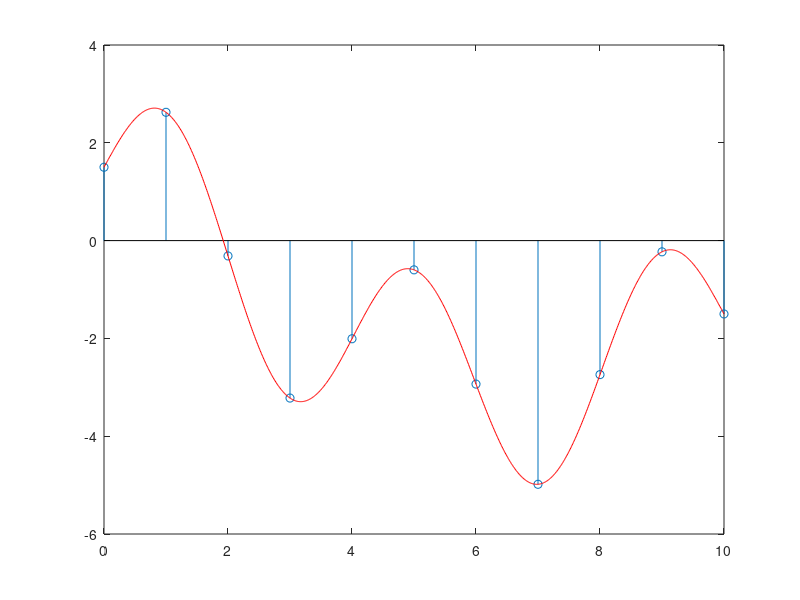

The MATLAB source for this figure:
clear all
close
clc

n = 0:10;
x= 3*cos(0.1*pi*n+pi/3)+2*sin(0.5*pi*n);

stem(n, x);
clear all
n = 0:0.01:10;
x= 3*cos(0.1*pi*n+pi/3)+2*sin(0.5*pi*n);
hold on;
plot(n, x, '-r');